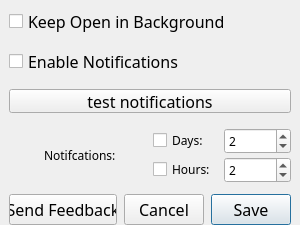
<?xml version="1.0" encoding="UTF-8"?>
<ui version="4.0">
 <class>Dialog</class>
 <widget class="QDialog" name="Dialog">
  <property name="windowModality">
   <enum>Qt::WindowModal</enum>
  </property>
  <property name="geometry">
   <rect>
    <x>0</x>
    <y>0</y>
    <width>300</width>
    <height>225</height>
   </rect>
  </property>
  <property name="minimumSize">
   <size>
    <width>300</width>
    <height>225</height>
   </size>
  </property>
  <property name="maximumSize">
   <size>
    <width>300</width>
    <height>225</height>
   </size>
  </property>
  <property name="font">
   <font>
    <family>Futura</family>
   </font>
  </property>
  <property name="focusPolicy">
   <enum>Qt::ClickFocus</enum>
  </property>
  <property name="windowTitle">
   <string>Settings</string>
  </property>
  <property name="modal">
   <bool>true</bool>
  </property>
  <layout class="QGridLayout" name="gridLayout">
   <property name="leftMargin">
    <number>9</number>
   </property>
   <property name="topMargin">
    <number>9</number>
   </property>
   <property name="rightMargin">
    <number>9</number>
   </property>
   <property name="bottomMargin">
    <number>0</number>
   </property>
   <item row="0" column="0">
    <layout class="QVBoxLayout" name="verticalLayout_2">
     <property name="spacing">
      <number>0</number>
     </property>
     <item>
      <layout class="QVBoxLayout" name="verticalLayout_3">
       <property name="spacing">
        <number>15</number>
       </property>
       <property name="bottomMargin">
        <number>15</number>
       </property>
       <item>
        <widget class="QCheckBox" name="set_background">
         <property name="font">
          <font>
           <family>Futura</family>
           <pointsize>12</pointsize>
           <weight>50</weight>
           <bold>false</bold>
          </font>
         </property>
         <property name="toolTip">
          <string>Move to toolbar on close</string>
         </property>
         <property name="text">
          <string>Keep Open in Background</string>
         </property>
        </widget>
       </item>
       <item>
        <widget class="QCheckBox" name="set_notification">
         <property name="font">
          <font>
           <family>Futura</family>
           <pointsize>12</pointsize>
           <weight>50</weight>
           <bold>false</bold>
          </font>
         </property>
         <property name="toolTip">
          <string>Remind me when an event is coming up</string>
         </property>
         <property name="text">
          <string>Enable Notifications</string>
         </property>
        </widget>
       </item>
       <item>
        <widget class="QPushButton" name="test_notification">
         <property name="font">
          <font>
           <family>Futura</family>
           <pointsize>12</pointsize>
          </font>
         </property>
         <property name="text">
          <string>test notifications</string>
         </property>
         <property name="autoDefault">
          <bool>false</bool>
         </property>
        </widget>
       </item>
      </layout>
     </item>
     <item>
      <layout class="QHBoxLayout" name="horizontalLayout_2">
       <property name="spacing">
        <number>4</number>
       </property>
       <property name="leftMargin">
        <number>2</number>
       </property>
       <item alignment="Qt::AlignHCenter">
        <widget class="QLabel" name="label_4">
         <property name="font">
          <font>
           <family>Futura</family>
           <weight>50</weight>
           <bold>false</bold>
          </font>
         </property>
         <property name="text">
          <string>Notifcations:</string>
         </property>
        </widget>
       </item>
       <item>
        <layout class="QVBoxLayout" name="verticalLayout">
         <property name="spacing">
          <number>3</number>
         </property>
         <item>
          <layout class="QHBoxLayout" name="horizontalLayout_5">
           <item>
            <widget class="QCheckBox" name="days_cb">
             <property name="text">
              <string>Days:</string>
             </property>
            </widget>
           </item>
           <item>
            <widget class="QSpinBox" name="days_spinbox">
             <property name="focusPolicy">
              <enum>Qt::ClickFocus</enum>
             </property>
             <property name="toolTip">
              <string>Hours before next event to remind me</string>
             </property>
             <property name="minimum">
              <number>0</number>
             </property>
             <property name="value">
              <number>2</number>
             </property>
            </widget>
           </item>
          </layout>
         </item>
         <item>
          <layout class="QHBoxLayout" name="horizontalLayout_4">
           <item>
            <widget class="QCheckBox" name="hours_cb">
             <property name="text">
              <string>Hours:</string>
             </property>
            </widget>
           </item>
           <item>
            <widget class="QSpinBox" name="hours_spinbox">
             <property name="focusPolicy">
              <enum>Qt::ClickFocus</enum>
             </property>
             <property name="toolTip">
              <string>Days before next event to remind me</string>
             </property>
             <property name="value">
              <number>2</number>
             </property>
            </widget>
           </item>
          </layout>
         </item>
        </layout>
       </item>
      </layout>
     </item>
     <item>
      <layout class="QHBoxLayout" name="horizontalLayout_3">
       <property name="spacing">
        <number>7</number>
       </property>
       <property name="topMargin">
        <number>11</number>
       </property>
       <property name="bottomMargin">
        <number>0</number>
       </property>
       <item>
        <widget class="QPushButton" name="feedback">
         <property name="font">
          <font>
           <family>Futura</family>
           <pointsize>12</pointsize>
          </font>
         </property>
         <property name="text">
          <string>Send Feedback</string>
         </property>
         <property name="autoDefault">
          <bool>false</bool>
         </property>
        </widget>
       </item>
       <item>
        <widget class="QPushButton" name="cancel">
         <property name="font">
          <font>
           <family>Futura</family>
           <pointsize>12</pointsize>
          </font>
         </property>
         <property name="text">
          <string>Cancel</string>
         </property>
         <property name="autoDefault">
          <bool>false</bool>
         </property>
        </widget>
       </item>
       <item>
        <widget class="QPushButton" name="save">
         <property name="font">
          <font>
           <family>Futura</family>
           <pointsize>12</pointsize>
          </font>
         </property>
         <property name="text">
          <string>Save</string>
         </property>
         <property name="autoDefault">
          <bool>true</bool>
         </property>
        </widget>
       </item>
      </layout>
     </item>
    </layout>
   </item>
  </layout>
 </widget>
 <resources>
  <include location="resources.qrc"/>
 </resources>
 <connections>
  <connection>
   <sender>save</sender>
   <signal>clicked()</signal>
   <receiver>Dialog</receiver>
   <slot>accept()</slot>
   <hints>
    <hint type="sourcelabel">
     <x>121</x>
     <y>162</y>
    </hint>
    <hint type="destinationlabel">
     <x>149</x>
     <y>93</y>
    </hint>
   </hints>
  </connection>
  <connection>
   <sender>cancel</sender>
   <signal>clicked()</signal>
   <receiver>Dialog</receiver>
   <slot>reject()</slot>
   <hints>
    <hint type="sourcelabel">
     <x>50</x>
     <y>162</y>
    </hint>
    <hint type="destinationlabel">
     <x>149</x>
     <y>93</y>
    </hint>
   </hints>
  </connection>
  <connection>
   <sender>feedback</sender>
   <signal>clicked()</signal>
   <receiver>Dialog</receiver>
   <slot>accept()</slot>
   <hints>
    <hint type="sourcelabel">
     <x>77</x>
     <y>191</y>
    </hint>
    <hint type="destinationlabel">
     <x>149</x>
     <y>105</y>
    </hint>
   </hints>
  </connection>
 </connections>
</ui>
